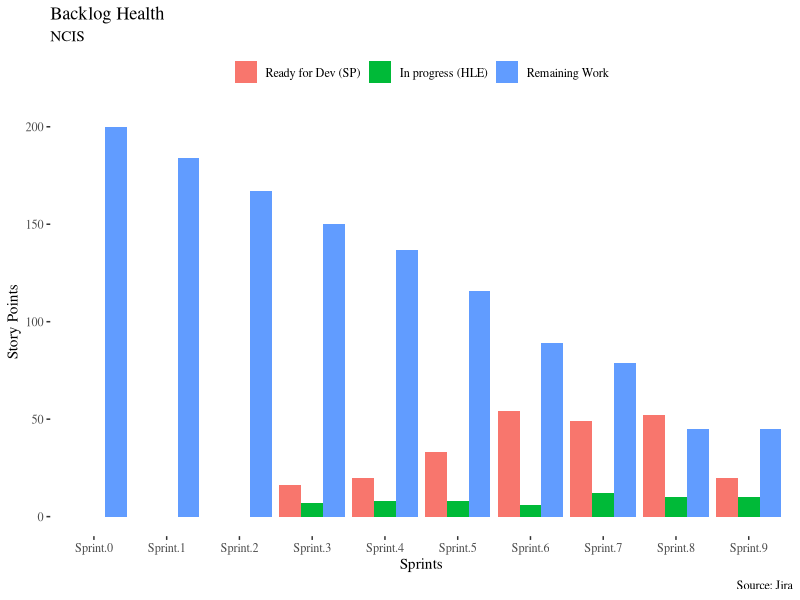
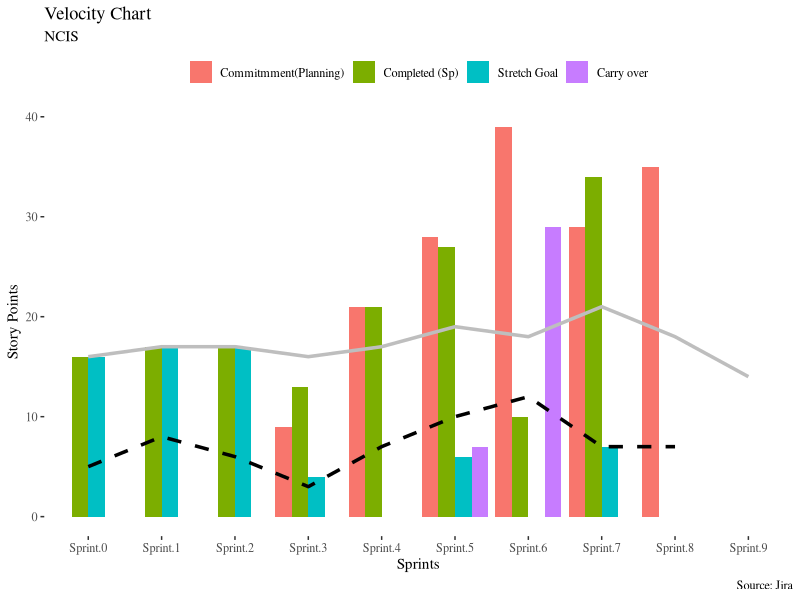

Write R code to recreate these figures, in order.
## ---- chunk 1
knitr::opts_chunk$set(echo = FALSE, message = FALSE, warning = FALSE)
library(tidyverse)
library(reshape2)
library(ggthemes)
library(knitr)
theme_set(
  theme_tufte() +
    theme(legend.position = "top", legend.title = element_blank())
  )
## ---- chunk 2
# read data
sprint.summary <- read.csv("./sprint-summary.csv")
previous.action.items <- read.csv("./previous-action-items.csv")

# arrange data
sprints <- sprint.summary %>% 
  gather(key = key, value = value, 2:ncol(sprint.summary)) %>% 
  spread(key = names(sprint.summary)[1], value = "value")
## ---- chunk 3
kable(previous.action.items)
## ---- chunk 4
# prepare for graph: backlog-health
sprints_backlog_health <- melt(sprints[,c("key","Ready for Dev (SP)", "In progress (HLE)", "Remaining Work")],id.vars = 1)
sprints_backlog_health[, c(3)] <- sapply(sprints_backlog_health[, c(3)], as.numeric)

# graph: backlog-health
ggplot(sprints_backlog_health, aes(x = sprints_backlog_health$key,y = sprints_backlog_health$value)) + 
    geom_bar(aes(fill = sprints_backlog_health$variable),stat = "identity",position = "dodge")  +
    labs(title = "Backlog Health", subtitle = "NCIS", caption = "Source: Jira", x = "Sprints", y = "Story Points")
## ---- chunk 5
# prepare for graph: velocity
sprints_velocity <- melt(sprints[,c("key", "Commitmment(Planning)", "Completed (Sp)", "Stretch Goal", "Carry over")],id.vars = 1)
sprints_velocity[, c(3)] <- sapply(sprints_velocity[, c(3)], as.numeric)

# prepare for graph: us
sprints_us <- sprints %>%  
  select("key", "User Stories")
sprints_us[, c(2)] <- sapply(sprints_us[, c(2)], as.numeric)

# prepare for graph: av
sprints_av <- sprints %>%  
  select("key", "Average Velocity")
sprints_av[, c(2)] <- sapply(sprints_av[, c(2)], as.numeric)

# graph: velocity
ggplot() + 
    geom_bar(data=sprints_velocity,aes(x = sprints_velocity$key,y = sprints_velocity$value,fill = sprints_velocity$variable),stat = "identity",position = "dodge") +
    geom_line(aes(x=sprints_us$key, y=sprints_us$`User Stories`, group=1), linetype = "dashed", color="black", size=1.2) +
    geom_line(aes(x=sprints_av$key, y=sprints_av$`Average Velocity`, group=1),color="grey", size=1.2) +
    labs(title = "Velocity Chart", subtitle = "NCIS", caption = "Source: Jira", x = "Sprints", y = "Story Points")
